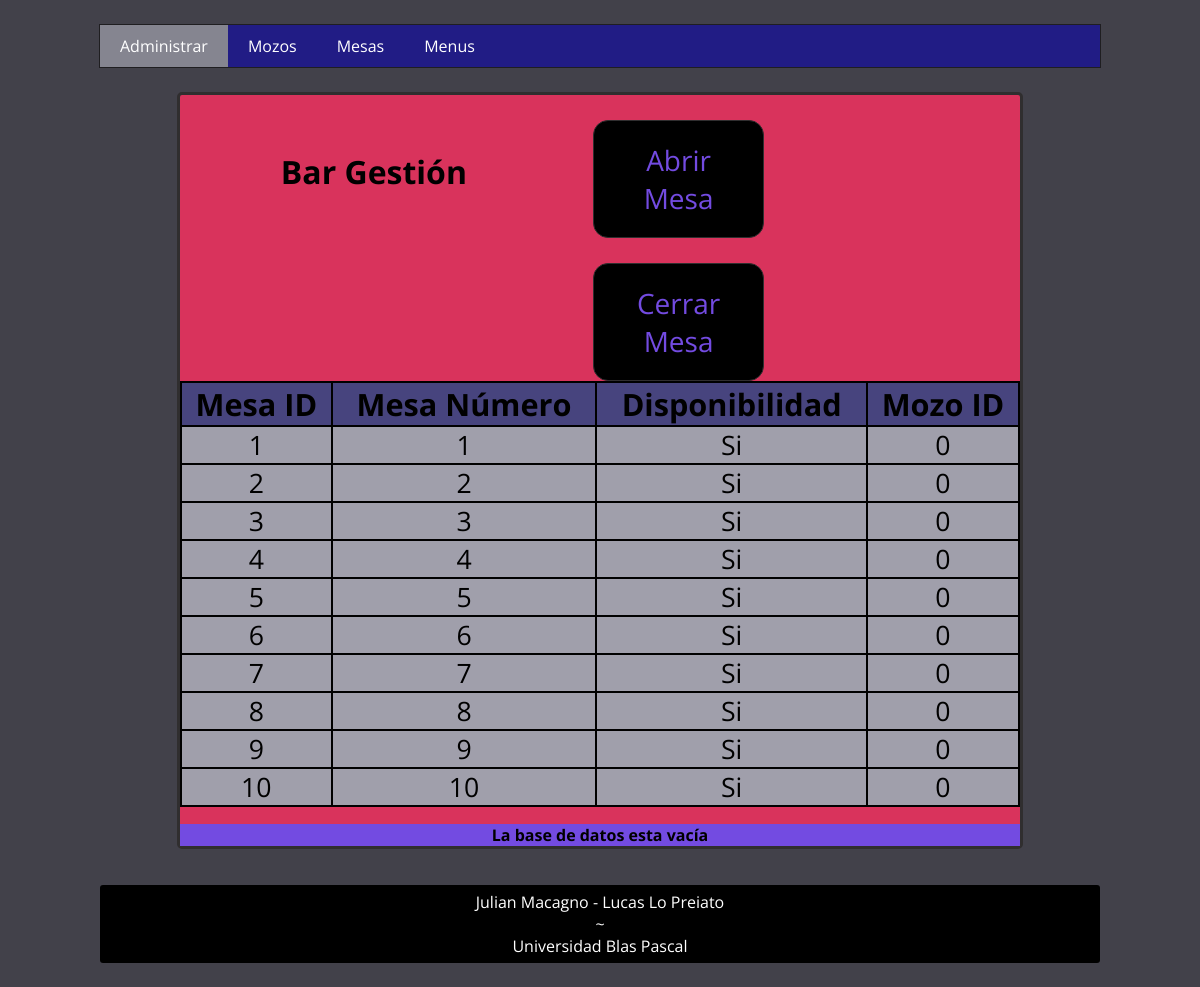
The page / on the database its author committed.
### tables this page shows
CREATE TABLE `mesas` (
  `mesas_id` int(11) NOT NULL,
  `mesas_numero` int(11) NOT NULL,
  `mesas_disponible` tinyint(1) NOT NULL DEFAULT '1',
  `mesas_id_mozo` int(11) NOT NULL
);

### index.php (the view, shortened to what this page needs)
<!DOCTYPE html>
<html>
<head>
	<link href="indexx.css" rel="stylesheet" type="text/css">
</head>
<body ONLOAD="timeout = setTimeout('TimeOutfunc();',1000);">
	<nav>
		<div id="header">
			<ul class="nav">
				<li><a class= "nav-comun">Administrar</a></li>
					<li class= "nav-especial"><a href="mozos.php">Mozos</a></li>
					<li class= "nav-especial"><a href="mesas.php">Mesas</a></li>
					<li class= "nav-especial"><a href="menus.php">Menus</a></li>
			</ul>
		</div>
	</nav>
	<div class="content">
		<h1>Bar Gestión</h1>
		<div class="botones">
		<a class="boton1" href="abrir.php">Abrir Mesa</a>
		<a class="boton2" href="cerrar.php">Cerrar Mesa</a>
		</div>
		<?php
			include 'connect.php';
			$sql1 = " SELECT * FROM `mesas` WHERE `mesas_disponible` = 1 ";
			$sql2 = " SELECT * FROM `mesas` WHERE `mesas_disponible` = 0 ";
			$consulta = array ($sql1 , $sql2);
			for($i=0; $i<2;$i++)
			{
				$rs=$bdmotor->query($consulta[$i]);
				if($cant=mysqli_num_rows($rs))
				{
					echo "<div> <table>
					<tr class='titulos-tabla'>
						<td> Mesa ID </td>
						<td> Mesa Número </td>
						<td> Disponibilidad </td>
						<td> Mozo ID </td>
					<tr>";
					while ($row = $rs->fetch_array(MYSQLI_ASSOC))
					{
						if($row["mesas_disponible"]==1)
						{
							$disp = "Si";
						}
						else
						{
							$disp = "No";
						}
						echo
						"<tr class='tabla'>
							<td class='c1'>".$row["mesas_id"]."</td>
							<td class='c2'>".$row["mesas_numero"]."</td>
							<td class='c3'>".$disp."</td>
							<td class='c4'>".$row["mesas_id_mozo"]."</td>
						<tr>";
					}
					echo "</table> </div> ";
				}
				else
				{
					echo "<a class='aux'>La base de datos esta vacía</a>";
				}
			}
		?>
	</div>
	<footer>
		<p id="alumnos" class="nombres">Julian Macagno - Lucas Lo Preiato </p>
		<p id="separador">~</p>
		<p id="universidad">Universidad Blas Pascal </p>
	</footer>
</body>
</html>

### indexx.css (style rules this page uses)
* { margin: 0; padding: 0; font-family: "Open Sans"; }
body .content .boton1, .boton2 { text-decoration: none; color: #734BE1; text-align: center; display: block; float: left; padding: 20px 30px; background: black; margin-right:50px; margin-left:; margin-top: 25px; margin-bottom: ; }
body .boton1, .boton2 { border-radius: 15px; height: 5%; width: 13%; font-size: 175%; border: 1px solid #302E2F; }
body h1 { float: left; margin: 6.5% 15% 6.5% 12%; }
body { font-family: 'Open Sans'; background: #42414A; }
.content, footer, table, head, nav { width: 90%; max-width: 1000px; margin: 2% auto; }
nav { background: #211C85; overflow: hidden; border: 1px solid #1F1E21; }
nav ul { list-style: none; }
nav ul li { float: left; }
nav ul li a { padding:10px 20px; display: block; color: #fff; text-decoration: none; }
nav .nav-comun { background: #858590; }
.content, table { width: 70%; background: #D9335C; float:centre; }
.content { border: 3px solid #302E2F; border-radius: 5px; }
table { width: 100%; float: centre; border: 2px solid #000; border-collapse: collapse; background: #A09FAB; }
table td { border: 2px solid #000; }
table .tabla .c1, .c2, .c3, .c4 { text-align: center; font-size: 20pt; }
table .titulos-tabla { text-align: center; font-weight: bold; font-size: 23pt; background: #47447E; }
.aux { float: centre; text-align: center; display: block; background: #734BE1; font-weight: bold; }
footer { background: #000; color: #fff; clear: both; padding: 0.5% 0px; text-align: center; border-radius: 3px; margin-top: 3%; }

### rows shown on the page
mesas: mesas_id "1", mesas_numero "1", mesas_disponible "Si", mesas_id_mozo "0"
mesas: mesas_id "2", mesas_numero "2", mesas_disponible "Si", mesas_id_mozo "0"
mesas: mesas_id "3", mesas_numero "3", mesas_disponible "Si", mesas_id_mozo "0"
mesas: mesas_id "4", mesas_numero "4", mesas_disponible "Si", mesas_id_mozo "0"
mesas: mesas_id "5", mesas_numero "5", mesas_disponible "Si", mesas_id_mozo "0"
mesas: mesas_id "6", mesas_numero "6", mesas_disponible "Si", mesas_id_mozo "0"
mesas: mesas_id "7", mesas_numero "7", mesas_disponible "Si", mesas_id_mozo "0"
mesas: mesas_id "8", mesas_numero "8", mesas_disponible "Si", mesas_id_mozo "0"
mesas: mesas_id "9", mesas_numero "9", mesas_disponible "Si", mesas_id_mozo "0"
mesas: mesas_id "10", mesas_numero "10", mesas_disponible "Si", mesas_id_mozo "0"
